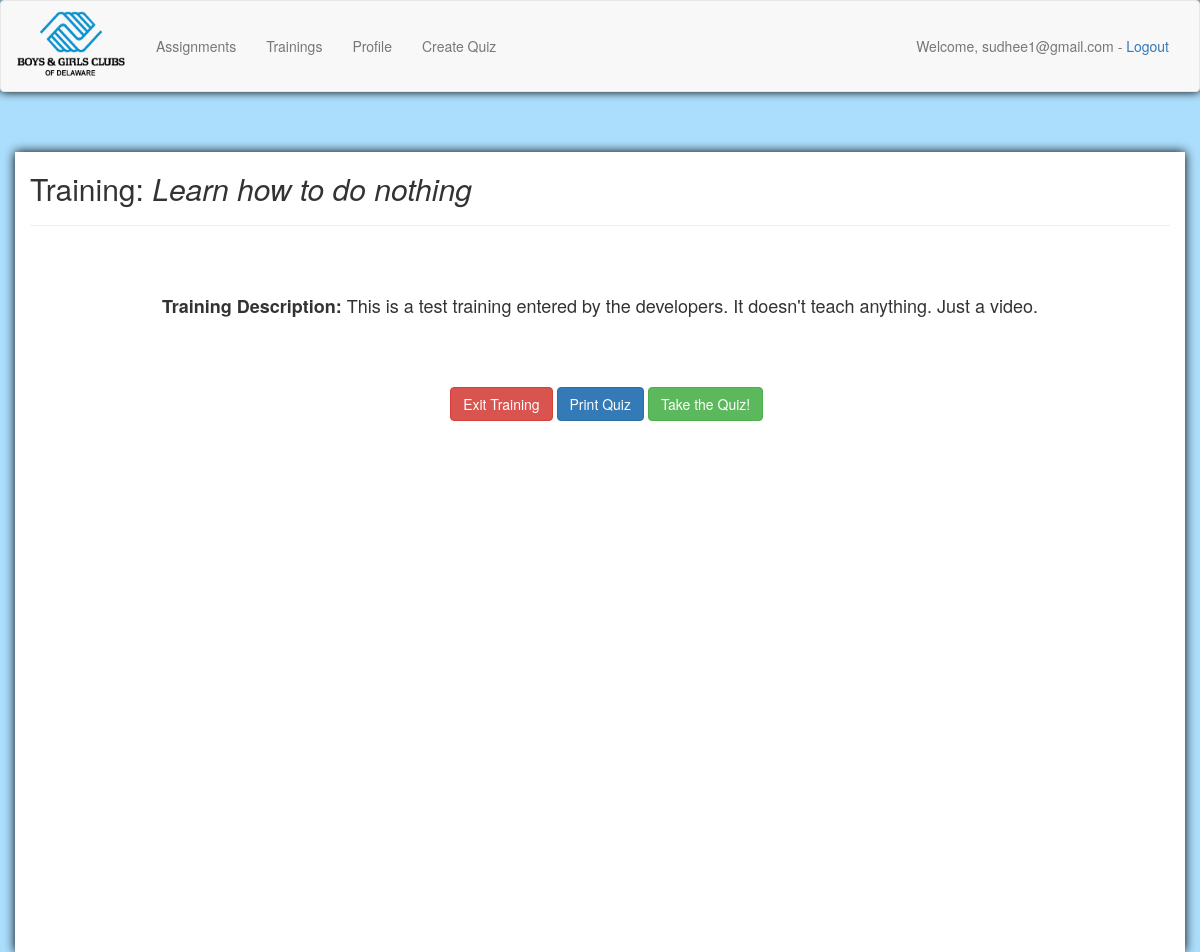
The app's page /user_assigned_training/2/ (signed in), older data.
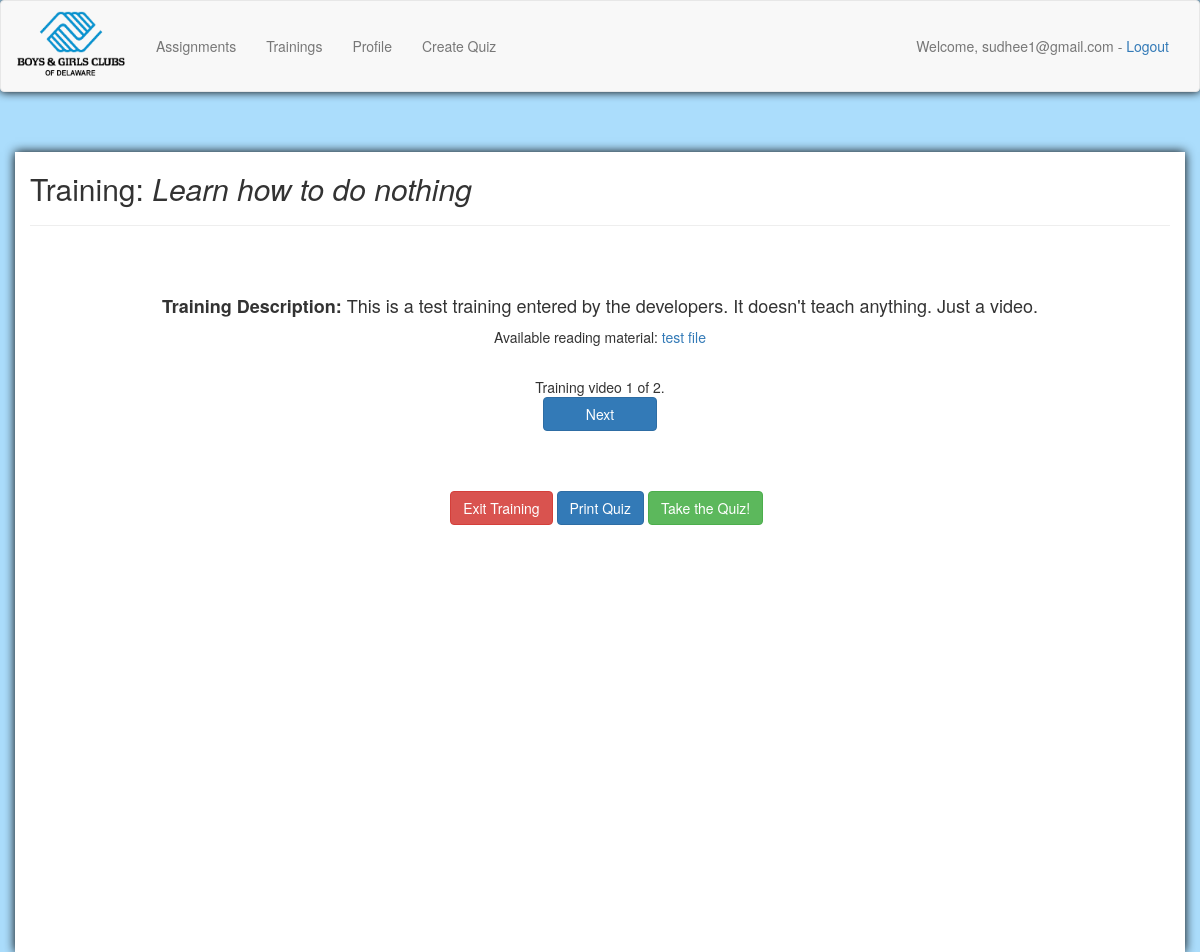
The same page, newer data.
### quiz_admin/models.py (models this page shows, shortened)
class Videos(models.Model):
    category_id = models.ForeignKey(Categories)
    url_name = models.CharField(max_length=100, blank=True)
    url = models.URLField(blank=True)
    filename = models.CharField(max_length=100, blank=True)
    file = models.FileField(upload_to=MEDIA_ROOT_FILES, blank=True)

### quizzes/views.py (the view)
# urls.py: url(r'^user_assigned_training/', include('quizzes.urls', namespace="quizzes"), name='user_assigned_training'),
@login_required
def user_assigned_training(request, training_id):
    try:
        category = Categories.objects.get(pk=training_id)
        videos = Videos.objects.filter(category_id=training_id)
    except Categories.DoesNotExist:
        raise Http404
    training_info = {}
    video_list = []
    for video in videos:
        video_list.append(video)
    paginated_videos = Paginator(video_list, 1)
    page = request.GET.get('page')
    try:
        training_info['videos'] = paginated_videos.page(page)
    except PageNotAnInteger:
        training_info['videos'] = paginated_videos.page(1)
    except EmptyPage:
        training_info['videos'] = paginated_videos.page(paginated_videos.num_pages)
    training_info['title'] = category.category_text
    training_info['description'] = category.category_description
    training_info['id'] = training_id
    if paginated_videos.num_pages > 1:
        paginate = True
    else:
        paginate = False
    context = {'training_info': training_info, 'paginate': paginate}
    return render(request, 'trainings/training.html', context)

### quizzes/templates/trainings/training.html (shortened to what this page needs)
{% include "base.html" %}
<head>
    {% load bootstrap3 %}
    {% bootstrap_css %}
</head>
<body>
    <div class="container" style="height:100%; background-color:white; box-shadow:0 0 10px black;">
        <h2>Training: <i>{{ training_info.title }}</i></h2>
        <hr/>
        <br/>
        <div class="row">
                <div class="container">
                    <br/>
                    <div style="text-align:center;">
                        <h4><b>Training Description:</b>
                            {% if training_info.description %}
                                {{ training_info.description }}
                            {% else %}
                            <i>There is no description for this training.</i>
                            {% endif %}
                        </h4>
                        {% if paginate %}
                            <span class="current">
                                {% load embed_video_tags %}
                                {% for video in training_info.videos.object_list %}
                                    {% if video.filename %}
                                        <p>Available reading material: <a href="/training/download_file/{{ video.id }}/">{{ video.filename }}</a></p>
                                    {% endif %}
                                {% endfor %}
                                <br />
                                Training video {{ training_info.videos.number }} of {{ training_info.videos.paginator.num_pages }}.
                            </span>
                            <br />
                                {% if training_info.videos.has_next %}
                                    <a href="?page={{ training_info.videos.next_page_number }}" class="btn btn-primary" style="width: 10%">Next</a>
                                {% endif %}
                        {% endif %}
                        {% if not paginate %}
                            {% load embed_video_tags %}
                        {% endif %}
                    </div>
                    <br/>
                </div>
        </div>
        <br/>
        <br/>
        <div style="text-align:center;margin-left:10pt;">
            <a href="/" class="btn btn-danger">Exit Training</a>
            <a href="/user_assigned_training/print_quiz/{{ training_info.id }}/" class="btn btn-primary">Print Quiz</a>
            <a href="/user_assigned_training/{{ training_info.id }}/quiz" class="btn btn-success">Take the Quiz!</a>
        </div>
        <br/>
    </div>
</body>

Row changes from the older to the newer data that the page shows:
added Videos: filename "test file"
Text that changed along with them:
{{ training_info.videos.number }}: (not shown) → "1"
{{ training_info.videos.paginator.num_pages }}: (not shown) → "2"
text now shown: "Training video of . Next"
